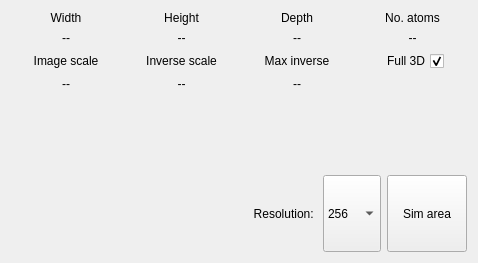
<?xml version="1.0" encoding="UTF-8"?>
<ui version="4.0">
 <class>SimulationFrame</class>
 <widget class="QWidget" name="SimulationFrame">
  <property name="geometry">
   <rect>
    <x>0</x>
    <y>0</y>
    <width>478</width>
    <height>263</height>
   </rect>
  </property>
  <property name="sizePolicy">
   <sizepolicy hsizetype="MinimumExpanding" vsizetype="Preferred">
    <horstretch>0</horstretch>
    <verstretch>0</verstretch>
   </sizepolicy>
  </property>
  <property name="minimumSize">
   <size>
    <width>0</width>
    <height>0</height>
   </size>
  </property>
  <property name="windowTitle">
   <string>Form</string>
  </property>
  <layout class="QGridLayout" name="gridLayout">
   <item row="1" column="3">
    <widget class="QLabel" name="lblHeight">
     <property name="sizePolicy">
      <sizepolicy hsizetype="Minimum" vsizetype="Preferred">
       <horstretch>0</horstretch>
       <verstretch>0</verstretch>
      </sizepolicy>
     </property>
     <property name="minimumSize">
      <size>
       <width>75</width>
       <height>0</height>
      </size>
     </property>
     <property name="text">
      <string>--</string>
     </property>
     <property name="alignment">
      <set>Qt::AlignCenter</set>
     </property>
    </widget>
   </item>
   <item row="0" column="4">
    <widget class="QLabel" name="label_3">
     <property name="sizePolicy">
      <sizepolicy hsizetype="Minimum" vsizetype="Preferred">
       <horstretch>0</horstretch>
       <verstretch>0</verstretch>
      </sizepolicy>
     </property>
     <property name="minimumSize">
      <size>
       <width>0</width>
       <height>0</height>
      </size>
     </property>
     <property name="text">
      <string>Depth</string>
     </property>
     <property name="alignment">
      <set>Qt::AlignCenter</set>
     </property>
    </widget>
   </item>
   <item row="2" column="4">
    <widget class="QLabel" name="label_6">
     <property name="sizePolicy">
      <sizepolicy hsizetype="Minimum" vsizetype="Preferred">
       <horstretch>0</horstretch>
       <verstretch>0</verstretch>
      </sizepolicy>
     </property>
     <property name="text">
      <string>Max inverse</string>
     </property>
     <property name="alignment">
      <set>Qt::AlignCenter</set>
     </property>
    </widget>
   </item>
   <item row="3" column="4">
    <widget class="QLabel" name="lblMaxInverse">
     <property name="sizePolicy">
      <sizepolicy hsizetype="Minimum" vsizetype="Preferred">
       <horstretch>0</horstretch>
       <verstretch>0</verstretch>
      </sizepolicy>
     </property>
     <property name="minimumSize">
      <size>
       <width>75</width>
       <height>0</height>
      </size>
     </property>
     <property name="text">
      <string>--</string>
     </property>
     <property name="alignment">
      <set>Qt::AlignCenter</set>
     </property>
    </widget>
   </item>
   <item row="0" column="3">
    <widget class="QLabel" name="label_2">
     <property name="sizePolicy">
      <sizepolicy hsizetype="Minimum" vsizetype="Preferred">
       <horstretch>0</horstretch>
       <verstretch>0</verstretch>
      </sizepolicy>
     </property>
     <property name="minimumSize">
      <size>
       <width>0</width>
       <height>0</height>
      </size>
     </property>
     <property name="text">
      <string>Height</string>
     </property>
     <property name="alignment">
      <set>Qt::AlignCenter</set>
     </property>
    </widget>
   </item>
   <item row="1" column="4">
    <widget class="QLabel" name="lblDepth">
     <property name="sizePolicy">
      <sizepolicy hsizetype="Minimum" vsizetype="Preferred">
       <horstretch>0</horstretch>
       <verstretch>0</verstretch>
      </sizepolicy>
     </property>
     <property name="minimumSize">
      <size>
       <width>75</width>
       <height>0</height>
      </size>
     </property>
     <property name="text">
      <string>--</string>
     </property>
     <property name="alignment">
      <set>Qt::AlignCenter</set>
     </property>
    </widget>
   </item>
   <item row="1" column="2">
    <widget class="QLabel" name="lblWidth">
     <property name="sizePolicy">
      <sizepolicy hsizetype="Minimum" vsizetype="Preferred">
       <horstretch>0</horstretch>
       <verstretch>0</verstretch>
      </sizepolicy>
     </property>
     <property name="minimumSize">
      <size>
       <width>75</width>
       <height>0</height>
      </size>
     </property>
     <property name="text">
      <string>--</string>
     </property>
     <property name="alignment">
      <set>Qt::AlignCenter</set>
     </property>
    </widget>
   </item>
   <item row="1" column="5">
    <widget class="QLabel" name="lblAtoms">
     <property name="sizePolicy">
      <sizepolicy hsizetype="Minimum" vsizetype="Preferred">
       <horstretch>0</horstretch>
       <verstretch>0</verstretch>
      </sizepolicy>
     </property>
     <property name="minimumSize">
      <size>
       <width>75</width>
       <height>0</height>
      </size>
     </property>
     <property name="text">
      <string>--</string>
     </property>
     <property name="alignment">
      <set>Qt::AlignCenter</set>
     </property>
    </widget>
   </item>
   <item row="2" column="3">
    <widget class="QLabel" name="label_7">
     <property name="sizePolicy">
      <sizepolicy hsizetype="Minimum" vsizetype="Preferred">
       <horstretch>0</horstretch>
       <verstretch>0</verstretch>
      </sizepolicy>
     </property>
     <property name="text">
      <string>Inverse scale</string>
     </property>
     <property name="alignment">
      <set>Qt::AlignCenter</set>
     </property>
    </widget>
   </item>
   <item row="3" column="3">
    <widget class="QLabel" name="lblInverseScale">
     <property name="sizePolicy">
      <sizepolicy hsizetype="Minimum" vsizetype="Preferred">
       <horstretch>0</horstretch>
       <verstretch>0</verstretch>
      </sizepolicy>
     </property>
     <property name="minimumSize">
      <size>
       <width>75</width>
       <height>0</height>
      </size>
     </property>
     <property name="text">
      <string>--</string>
     </property>
     <property name="alignment">
      <set>Qt::AlignCenter</set>
     </property>
    </widget>
   </item>
   <item row="3" column="2">
    <widget class="QLabel" name="lblRealScale">
     <property name="sizePolicy">
      <sizepolicy hsizetype="Minimum" vsizetype="Preferred">
       <horstretch>0</horstretch>
       <verstretch>0</verstretch>
      </sizepolicy>
     </property>
     <property name="minimumSize">
      <size>
       <width>75</width>
       <height>0</height>
      </size>
     </property>
     <property name="text">
      <string>--</string>
     </property>
     <property name="alignment">
      <set>Qt::AlignCenter</set>
     </property>
    </widget>
   </item>
   <item row="0" column="5">
    <widget class="QLabel" name="label_4">
     <property name="sizePolicy">
      <sizepolicy hsizetype="Minimum" vsizetype="Preferred">
       <horstretch>0</horstretch>
       <verstretch>0</verstretch>
      </sizepolicy>
     </property>
     <property name="minimumSize">
      <size>
       <width>0</width>
       <height>0</height>
      </size>
     </property>
     <property name="text">
      <string>No. atoms</string>
     </property>
     <property name="alignment">
      <set>Qt::AlignCenter</set>
     </property>
    </widget>
   </item>
   <item row="2" column="2">
    <widget class="QLabel" name="label_5">
     <property name="sizePolicy">
      <sizepolicy hsizetype="Minimum" vsizetype="Preferred">
       <horstretch>0</horstretch>
       <verstretch>0</verstretch>
      </sizepolicy>
     </property>
     <property name="text">
      <string>Image scale</string>
     </property>
     <property name="alignment">
      <set>Qt::AlignCenter</set>
     </property>
    </widget>
   </item>
   <item row="0" column="2">
    <widget class="QLabel" name="label_1">
     <property name="sizePolicy">
      <sizepolicy hsizetype="Minimum" vsizetype="Preferred">
       <horstretch>0</horstretch>
       <verstretch>0</verstretch>
      </sizepolicy>
     </property>
     <property name="minimumSize">
      <size>
       <width>0</width>
       <height>0</height>
      </size>
     </property>
     <property name="text">
      <string>Width</string>
     </property>
     <property name="alignment">
      <set>Qt::AlignCenter</set>
     </property>
    </widget>
   </item>
   <item row="5" column="2" colspan="4">
    <layout class="QHBoxLayout" name="horizontalLayout" stretch="5,0,1,0">
     <property name="spacing">
      <number>6</number>
     </property>
     <item>
      <spacer name="hSpacer">
       <property name="orientation">
        <enum>Qt::Horizontal</enum>
       </property>
       <property name="sizeHint" stdset="0">
        <size>
         <width>0</width>
         <height>0</height>
        </size>
       </property>
      </spacer>
     </item>
     <item>
      <widget class="QLabel" name="label_8">
       <property name="sizePolicy">
        <sizepolicy hsizetype="Fixed" vsizetype="Preferred">
         <horstretch>0</horstretch>
         <verstretch>0</verstretch>
        </sizepolicy>
       </property>
       <property name="text">
        <string>Resolution: </string>
       </property>
       <property name="alignment">
        <set>Qt::AlignRight|Qt::AlignTrailing|Qt::AlignVCenter</set>
       </property>
      </widget>
     </item>
     <item>
      <widget class="QComboBox" name="cmbResolution">
       <property name="sizePolicy">
        <sizepolicy hsizetype="Expanding" vsizetype="MinimumExpanding">
         <horstretch>0</horstretch>
         <verstretch>0</verstretch>
        </sizepolicy>
       </property>
       <property name="minimumSize">
        <size>
         <width>0</width>
         <height>0</height>
        </size>
       </property>
       <property name="maximumSize">
        <size>
         <width>16777215</width>
         <height>16777215</height>
        </size>
       </property>
       <property name="currentText">
        <string>256</string>
       </property>
       <property name="currentIndex">
        <number>0</number>
       </property>
       <item>
        <property name="text">
         <string>256</string>
        </property>
       </item>
       <item>
        <property name="text">
         <string>512</string>
        </property>
       </item>
       <item>
        <property name="text">
         <string>768</string>
        </property>
       </item>
       <item>
        <property name="text">
         <string>1024</string>
        </property>
       </item>
       <item>
        <property name="text">
         <string>1536</string>
        </property>
       </item>
       <item>
        <property name="text">
         <string>2048</string>
        </property>
       </item>
       <item>
        <property name="text">
         <string>3072</string>
        </property>
       </item>
       <item>
        <property name="text">
         <string>4096</string>
        </property>
       </item>
       <item>
        <property name="text">
         <string>8192</string>
        </property>
       </item>
      </widget>
     </item>
     <item>
      <widget class="QPushButton" name="btnSimArea">
       <property name="sizePolicy">
        <sizepolicy hsizetype="MinimumExpanding" vsizetype="MinimumExpanding">
         <horstretch>0</horstretch>
         <verstretch>0</verstretch>
        </sizepolicy>
       </property>
       <property name="minimumSize">
        <size>
         <width>0</width>
         <height>0</height>
        </size>
       </property>
       <property name="maximumSize">
        <size>
         <width>100</width>
         <height>16777215</height>
        </size>
       </property>
       <property name="text">
        <string>Sim area</string>
       </property>
      </widget>
     </item>
    </layout>
   </item>
   <item row="4" column="4">
    <spacer name="verticalSpacer">
     <property name="orientation">
      <enum>Qt::Vertical</enum>
     </property>
     <property name="sizeHint" stdset="0">
      <size>
       <width>0</width>
       <height>0</height>
      </size>
     </property>
    </spacer>
   </item>
   <item row="2" column="5">
    <layout class="QHBoxLayout" name="horizontalLayout_2">
     <item>
      <spacer name="horizontalSpacer">
       <property name="orientation">
        <enum>Qt::Horizontal</enum>
       </property>
       <property name="sizeType">
        <enum>QSizePolicy::Ignored</enum>
       </property>
       <property name="sizeHint" stdset="0">
        <size>
         <width>0</width>
         <height>0</height>
        </size>
       </property>
      </spacer>
     </item>
     <item>
      <widget class="QCheckBox" name="chkFull3D">
       <property name="sizePolicy">
        <sizepolicy hsizetype="Fixed" vsizetype="Fixed">
         <horstretch>0</horstretch>
         <verstretch>0</verstretch>
        </sizepolicy>
       </property>
       <property name="minimumSize">
        <size>
         <width>0</width>
         <height>0</height>
        </size>
       </property>
       <property name="layoutDirection">
        <enum>Qt::RightToLeft</enum>
       </property>
       <property name="text">
        <string>Full 3D</string>
       </property>
       <property name="checked">
        <bool>true</bool>
       </property>
      </widget>
     </item>
     <item>
      <spacer name="horizontalSpacer_2">
       <property name="orientation">
        <enum>Qt::Horizontal</enum>
       </property>
       <property name="sizeType">
        <enum>QSizePolicy::Ignored</enum>
       </property>
       <property name="sizeHint" stdset="0">
        <size>
         <width>0</width>
         <height>0</height>
        </size>
       </property>
      </spacer>
     </item>
    </layout>
   </item>
  </layout>
 </widget>
 <tabstops>
  <tabstop>chkFull3D</tabstop>
  <tabstop>cmbResolution</tabstop>
  <tabstop>btnSimArea</tabstop>
 </tabstops>
 <resources/>
 <connections/>
</ui>
